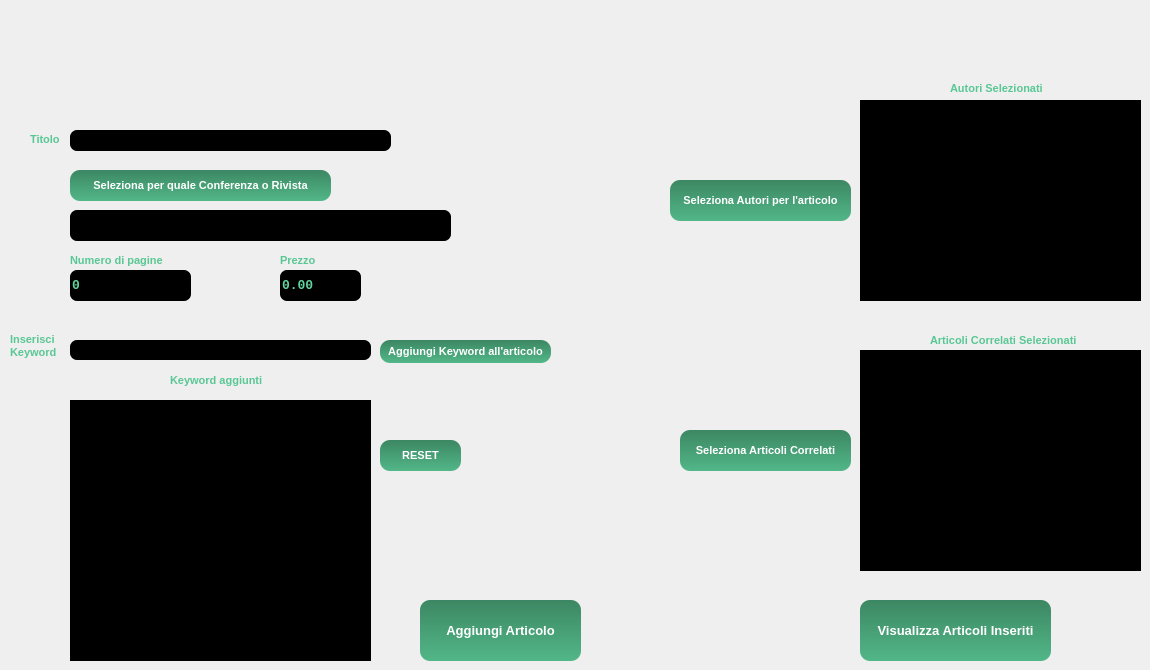
    <widget class="QWidget" name="paginaInsArticolo">
     <widget class="QPushButton" name="bottoneAggiungiArticolo">
      <property name="geometry">
       <rect>
        <x>420</x>
        <y>600</y>
        <width>161</width>
        <height>61</height>
       </rect>
      </property>
      <property name="font">
       <font>
        <family>Tahoma</family>
        <pointsize>10</pointsize>
        <weight>75</weight>
        <italic>false</italic>
        <bold>true</bold>
       </font>
      </property>
      <property name="styleSheet">
       <string notr="true">QPushButton{
	background-color: qlineargradient(spread:pad, x1:1, y1:0, x2:1, y2:1, stop:0 rgba(60, 135, 99, 255), stop:1 rgba(82, 183, 136, 255));
	color: rgb(255, 255, 255);
	border-radius: 10px;
}

QPushButton:hover{
	background-color: rgb(60, 134, 99);
}
QPushButton:pressed {
	background-color: rgb(43, 97, 72);
}
</string>
      </property>
      <property name="text">
       <string>Aggiungi Articolo</string>
      </property>
     </widget>
     <widget class="QLabel" name="label_11">
      <property name="geometry">
       <rect>
        <x>30</x>
        <y>131</y>
        <width>51</width>
        <height>16</height>
       </rect>
      </property>
      <property name="font">
       <font>
        <family>Tahoma</family>
        <pointsize>8</pointsize>
        <weight>75</weight>
        <bold>true</bold>
       </font>
      </property>
      <property name="styleSheet">
       <string notr="true">color: rgb(89, 199, 148);</string>
      </property>
      <property name="text">
       <string>Titolo</string>
      </property>
     </widget>
     <widget class="QListWidget" name="autoriSelezionatiDentroInsArticolo">
      <property name="geometry">
       <rect>
        <x>860</x>
        <y>100</y>
        <width>281</width>
        <height>201</height>
       </rect>
      </property>
      <property name="font">
       <font>
        <family>Tahoma</family>
        <pointsize>9</pointsize>
        <weight>75</weight>
        <bold>true</bold>
       </font>
      </property>
      <property name="styleSheet">
       <string notr="true">QListWidget{
background-color: rgb(0, 0, 0);
color: rgb(96, 214, 159);
}

  QListWidget::item:selected {
   background-color: rgb(96, 214, 159);
 }



 </string>
      </property>
     </widget>
     <widget class="QLabel" name="label_9">
      <property name="geometry">
       <rect>
        <x>70</x>
        <y>250</y>
        <width>111</width>
        <height>20</height>
       </rect>
      </property>
      <property name="font">
       <font>
        <family>Tahoma</family>
        <pointsize>8</pointsize>
        <weight>75</weight>
        <bold>true</bold>
       </font>
      </property>
      <property name="styleSheet">
       <string notr="true">color: rgb(89, 199, 148);</string>
      </property>
      <property name="text">
       <string>Numero di pagine</string>
      </property>
      <property name="wordWrap">
       <bool>true</bool>
      </property>
     </widget>
     <widget class="QListWidget" name="articoliCorrelatiSelezionatiDentroIns">
      <property name="geometry">
       <rect>
        <x>860</x>
        <y>350</y>
        <width>281</width>
        <height>221</height>
       </rect>
      </property>
      <property name="font">
       <font>
        <family>Tahoma</family>
        <pointsize>9</pointsize>
        <weight>75</weight>
        <bold>true</bold>
       </font>
      </property>
      <property name="styleSheet">
       <string notr="true">QListWidget{
background-color: rgb(0, 0, 0);
color: rgb(96, 214, 159);
}

  QListWidget::item:selected {
   background-color: rgb(96, 214, 159);
 }



 </string>
      </property>
     </widget>
     <widget class="QDoubleSpinBox" name="spinBoxPrezzo">
      <property name="geometry">
       <rect>
        <x>280</x>
        <y>270</y>
        <width>81</width>
        <height>31</height>
       </rect>
      </property>
      <property name="font">
       <font>
        <family>Consolas</family>
        <pointsize>10</pointsize>
        <weight>75</weight>
        <bold>true</bold>
       </font>
      </property>
      <property name="styleSheet">
       <string notr="true">background-color: rgb(0, 0, 0);
color: rgb(96, 214, 159);
border-radius: 7px;

</string>
      </property>
     </widget>
     <widget class="QSpinBox" name="spinBoxNumeroPagine">
      <property name="geometry">
       <rect>
        <x>70</x>
        <y>270</y>
        <width>121</width>
        <height>31</height>
       </rect>
      </property>
      <property name="font">
       <font>
        <family>Consolas</family>
        <pointsize>10</pointsize>
        <weight>75</weight>
        <bold>true</bold>
       </font>
      </property>
      <property name="styleSheet">
       <string notr="true">background-color: rgb(0, 0, 0);
color: rgb(96, 214, 159);
border-radius: 7px;
</string>
      </property>
     </widget>
     <widget class="QPushButton" name="bottoneVaiApaginaSelezionaAutori">
      <property name="geometry">
       <rect>
        <x>670</x>
        <y>180</y>
        <width>181</width>
        <height>41</height>
       </rect>
      </property>
      <property name="font">
       <font>
        <family>Tahoma</family>
        <pointsize>8</pointsize>
        <weight>75</weight>
        <italic>false</italic>
        <bold>true</bold>
       </font>
      </property>
      <property name="styleSheet">
       <string notr="true">QPushButton{
	background-color: qlineargradient(spread:pad, x1:1, y1:0, x2:1, y2:1, stop:0 rgba(60, 135, 99, 255), stop:1 rgba(82, 183, 136, 255));
	color: rgb(255, 255, 255);
	border-radius: 10px;

}

QPushButton:hover{
	background-color: rgb(60, 134, 99);
}
QPushButton:pressed {
	background-color: rgb(43, 97, 72);
}
</string>
      </property>
      <property name="text">
       <string>Seleziona Autori per l'articolo</string>
      </property>
     </widget>
     <widget class="QListWidget" name="keywordInseriti">
      <property name="geometry">
       <rect>
        <x>70</x>
        <y>400</y>
        <width>301</width>
        <height>261</height>
       </rect>
      </property>
      <property name="font">
       <font>
        <family>Tahoma</family>
        <pointsize>9</pointsize>
        <weight>75</weight>
        <bold>true</bold>
       </font>
      </property>
      <property name="styleSheet">
       <string notr="true">QListWidget{
background-color: rgb(0, 0, 0);
color: rgb(96, 214, 159);
}

  QListWidget::item:selected {
   background-color: rgb(96, 214, 159);
 }



 </string>
      </property>
     </widget>
     <widget class="QPushButton" name="bottoneVaiArticoliCorrelati">
      <property name="geometry">
       <rect>
        <x>680</x>
        <y>430</y>
        <width>171</width>
        <height>41</height>
       </rect>
      </property>
      <property name="font">
       <font>
        <family>Tahoma</family>
        <pointsize>8</pointsize>
        <weight>75</weight>
        <italic>false</italic>
        <bold>true</bold>
       </font>
      </property>
      <property name="styleSheet">
       <string notr="true">QPushButton{
	background-color: qlineargradient(spread:pad, x1:1, y1:0, x2:1, y2:1, stop:0 rgba(60, 135, 99, 255), stop:1 rgba(82, 183, 136, 255));
	color: rgb(255, 255, 255);
	border-radius: 10px;

}

QPushButton:hover{
	background-color: rgb(60, 134, 99);
}
QPushButton:pressed {
	background-color: rgb(43, 97, 72);
}
</string>
      </property>
      <property name="text">
       <string>Seleziona Articoli Correlati</string>
      </property>
     </widget>
     <widget class="QLabel" name="label_15">
      <property name="geometry">
       <rect>
        <x>930</x>
        <y>330</y>
        <width>151</width>
        <height>20</height>
       </rect>
      </property>
      <property name="font">
       <font>
        <family>Tahoma</family>
        <pointsize>8</pointsize>
        <weight>75</weight>
        <bold>true</bold>
       </font>
      </property>
      <property name="styleSheet">
       <string notr="true">color: rgb(89, 199, 148);</string>
      </property>
      <property name="text">
       <string>Articoli Correlati Selezionati</string>
      </property>
     </widget>
     <widget class="QLabel" name="label_14">
      <property name="geometry">
       <rect>
        <x>950</x>
        <y>80</y>
        <width>101</width>
        <height>16</height>
       </rect>
      </property>
      <property name="font">
       <font>
        <family>Tahoma</family>
        <pointsize>8</pointsize>
        <weight>75</weight>
        <bold>true</bold>
       </font>
      </property>
      <property name="styleSheet">
       <string notr="true">color: rgb(89, 199, 148);</string>
      </property>
      <property name="text">
       <string>Autori Selezionati</string>
      </property>
     </widget>
     <widget class="QLineEdit" name="campoKeyword">
      <property name="geometry">
       <rect>
        <x>70</x>
        <y>340</y>
        <width>301</width>
        <height>20</height>
       </rect>
      </property>
      <property name="font">
       <font>
        <family>Tahoma</family>
        <pointsize>8</pointsize>
        <weight>75</weight>
        <bold>true</bold>
       </font>
      </property>
      <property name="styleSheet">
       <string notr="true">
	color: rgb(96, 214, 159);
	border-radius: 7px;
	background-color: rgb(0, 0, 0);
	color: rgb(103, 231, 171);

</string>
      </property>
     </widget>
     <widget class="QPushButton" name="bottoneAggiungiKeyword">
      <property name="geometry">
       <rect>
        <x>380</x>
        <y>340</y>
        <width>171</width>
        <height>23</height>
       </rect>
      </property>
      <property name="font">
       <font>
        <family>Tahoma</family>
        <pointsize>8</pointsize>
        <weight>75</weight>
        <italic>false</italic>
        <bold>true</bold>
       </font>
      </property>
      <property name="styleSheet">
       <string notr="true">QPushButton{
	background-color: qlineargradient(spread:pad, x1:1, y1:0, x2:1, y2:1, stop:0 rgba(60, 135, 99, 255), stop:1 rgba(82, 183, 136, 255));
	color: rgb(255, 255, 255);
	border-radius: 10px;

}

QPushButton:hover{
	background-color: rgb(60, 134, 99);
}
QPushButton:pressed {
	background-color: rgb(43, 97, 72);
}
</string>
      </property>
      <property name="text">
       <string>Aggiungi Keyword all'articolo</string>
      </property>
     </widget>
     <widget class="QLabel" name="label_7">
      <property name="geometry">
       <rect>
        <x>170</x>
        <y>370</y>
        <width>101</width>
        <height>21</height>
       </rect>
      </property>
      <property name="font">
       <font>
        <family>Tahoma</family>
        <pointsize>8</pointsize>
        <weight>75</weight>
        <bold>true</bold>
       </font>
      </property>
      <property name="styleSheet">
       <string notr="true">color: rgb(89, 199, 148);</string>
      </property>
      <property name="text">
       <string>Keyword aggiunti</string>
      </property>
     </widget>
     <widget class="QLineEdit" name="campoTitolo">
      <property name="geometry">
       <rect>
        <x>70</x>
        <y>130</y>
        <width>321</width>
        <height>21</height>
       </rect>
      </property>
      <property name="font">
       <font>
        <family>Tahoma</family>
        <pointsize>8</pointsize>
        <weight>75</weight>
        <bold>true</bold>
       </font>
      </property>
      <property name="styleSheet">
       <string notr="true">
	color: rgb(96, 214, 159);
	border-radius: 7px;
	background-color: rgb(0, 0, 0);
	color: rgb(103, 231, 171);

</string>
      </property>
     </widget>
     <widget class="QLabel" name="label_8">
      <property name="geometry">
       <rect>
        <x>10</x>
        <y>320</y>
        <width>51</width>
        <height>51</height>
       </rect>
      </property>
      <property name="font">
       <font>
        <family>Tahoma</family>
        <pointsize>8</pointsize>
        <weight>75</weight>
        <bold>true</bold>
       </font>
      </property>
      <property name="styleSheet">
       <string notr="true">color: rgb(89, 199, 148);</string>
      </property>
      <property name="text">
       <string>Inserisci Keyword</string>
      </property>
      <property name="wordWrap">
       <bool>true</bool>
      </property>
     </widget>
     <widget class="QLabel" name="label_10">
      <property name="geometry">
       <rect>
        <x>280</x>
        <y>250</y>
        <width>41</width>
        <height>20</height>
       </rect>
      </property>
      <property name="font">
       <font>
        <family>Tahoma</family>
        <pointsize>8</pointsize>
        <weight>75</weight>
        <bold>true</bold>
       </font>
      </property>
      <property name="styleSheet">
       <string notr="true">color: rgb(89, 199, 148);</string>
      </property>
      <property name="text">
       <string>Prezzo</string>
      </property>
     </widget>
     <widget class="QPushButton" name="bottoneVaiAselezionaDestinazione">
      <property name="geometry">
       <rect>
        <x>70</x>
        <y>170</y>
        <width>261</width>
        <height>31</height>
       </rect>
      </property>
      <property name="font">
       <font>
        <family>Tahoma</family>
        <pointsize>8</pointsize>
        <weight>75</weight>
        <italic>false</italic>
        <bold>true</bold>
       </font>
      </property>
      <property name="styleSheet">
       <string notr="true">QPushButton{
	background-color: qlineargradient(spread:pad, x1:1, y1:0, x2:1, y2:1, stop:0 rgba(60, 135, 99, 255), stop:1 rgba(82, 183, 136, 255));
	color: rgb(255, 255, 255);
	border-radius: 10px;

}

QPushButton:hover{
	background-color: rgb(60, 134, 99);
}
QPushButton:pressed {
	background-color: rgb(43, 97, 72);
}
</string>
      </property>
      <property name="text">
       <string>Seleziona per quale Conferenza o Rivista</string>
      </property>
     </widget>
     <widget class="QPushButton" name="bottoneResetArticolo">
      <property name="geometry">
       <rect>
        <x>380</x>
        <y>440</y>
        <width>81</width>
        <height>31</height>
       </rect>
      </property>
      <property name="font">
       <font>
        <family>Tahoma</family>
        <pointsize>8</pointsize>
        <weight>75</weight>
        <italic>false</italic>
        <bold>true</bold>
       </font>
      </property>
      <property name="styleSheet">
       <string notr="true">QPushButton{
	background-color: qlineargradient(spread:pad, x1:1, y1:0, x2:1, y2:1, stop:0 rgba(60, 135, 99, 255), stop:1 rgba(82, 183, 136, 255));
	color: rgb(255, 255, 255);
	border-radius: 10px;

}

QPushButton:hover{
	background-color: rgb(60, 134, 99);
}
QPushButton:pressed {
	background-color: rgb(43, 97, 72);
}
</string>
      </property>
      <property name="text">
       <string>RESET</string>
      </property>
     </widget>
     <widget class="QListWidget" name="campoListDestinazioneScelta">
      <property name="geometry">
       <rect>
        <x>70</x>
        <y>210</y>
        <width>381</width>
        <height>31</height>
       </rect>
      </property>
      <property name="font">
       <font>
        <family>Tahoma</family>
        <pointsize>8</pointsize>
       </font>
      </property>
      <property name="styleSheet">
       <string notr="true">
	color: rgb(96, 214, 159);
	border-radius: 7px;
	background-color: rgb(0, 0, 0);
	color: rgb(103, 231, 171);

</string>
      </property>
     </widget>
     <widget class="QPushButton" name="bottoneVisArticoli">
      <property name="geometry">
       <rect>
        <x>860</x>
        <y>600</y>
        <width>191</width>
        <height>61</height>
       </rect>
      </property>
      <property name="font">
       <font>
        <family>Tahoma</family>
        <pointsize>10</pointsize>
        <weight>75</weight>
        <italic>false</italic>
        <bold>true</bold>
       </font>
      </property>
      <property name="styleSheet">
       <string notr="true">QPushButton{
	background-color: qlineargradient(spread:pad, x1:1, y1:0, x2:1, y2:1, stop:0 rgba(60, 135, 99, 255), stop:1 rgba(82, 183, 136, 255));
	color: rgb(255, 255, 255);
	border-radius: 10px;
}

QPushButton:hover{
	background-color: rgb(60, 134, 99);
}
QPushButton:pressed {
	background-color: rgb(43, 97, 72);
}
</string>
      </property>
      <property name="text">
       <string>Visualizza Articoli Inseriti</string>
      </property>
     </widget>
    </widget>
